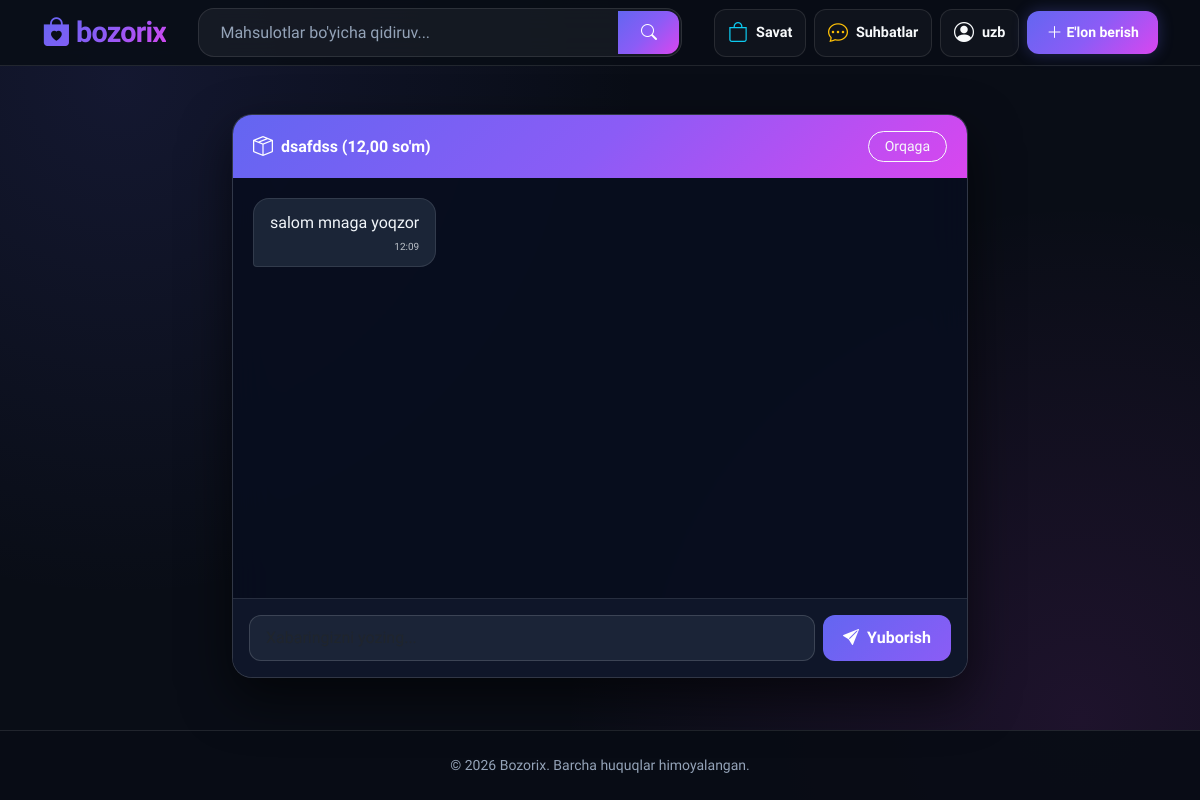
Screenshot of /chat/3/ (signed in) with the database file from the repository.
### apps/accounts/models.py (models this page shows, shortened)
class User(AbstractUser):
    class UserType(models.TextChoices):
        BUYER = 'BUYER', 'Xaridor'
        SELLER = 'SELLER', 'Sotuvchi'
        MODERATOR = 'MODERATOR', 'Moderator'
        ADMIN = 'ADMIN', 'Admin'
    email = models.EmailField('Email manzil', unique=True)
    phone = models.CharField('Telefon raqam', validators=[phone_regex], max_length=13, unique=True, null=True, blank=True)
    user_type = models.CharField('Foydalanuvchi turi', max_length=20, choices=UserType.choices, default=UserType.BUYER)
    is_verified = models.BooleanField('Tasdiqlangan foydalanuvchi', default=False)
    created_at = models.DateTimeField(auto_now_add=True)
    updated_at = models.DateTimeField(auto_now=True)
    USERNAME_FIELD = 'username'
    REQUIRED_FIELDS = ['email']
    class Meta:
        verbose_name = 'Foydalanuvchi'
        verbose_name_plural = 'Foydalanuvchilar'
        ordering = ['-created_at']

### apps/chat/models.py (models this page shows, shortened)
class Dialog(models.Model):
    product = models.ForeignKey(Product, on_delete=models.CASCADE, related_name='dialogs')
    sender = models.ForeignKey(settings.AUTH_USER_MODEL, on_delete=models.CASCADE, related_name='sent_dialogs')
    recipient = models.ForeignKey(settings.AUTH_USER_MODEL, on_delete=models.CASCADE, related_name='received_dialogs')
    created_at = models.DateTimeField(auto_now_add=True)
    class Meta:
        unique_together = ('product', 'sender', 'recipient')

class Message(models.Model):
    dialog = models.ForeignKey(Dialog, on_delete=models.CASCADE, related_name='messages')
    sender = models.ForeignKey(settings.AUTH_USER_MODEL, on_delete=models.CASCADE)
    text = models.TextField()
    is_read = models.BooleanField(default=False)
    created_at = models.DateTimeField(auto_now_add=True)
    class Meta:
        ordering = ['created_at']

### apps/products/models.py (models this page shows, shortened)
class Product(models.Model):
    class Condition(models.TextChoices):
        NEW = 'NEW', 'Yangi'
        USED = 'USED', 'Ishlatilgan'
        REFURBISHED = 'REFURBISHED', 'Tiklangani (Refurbished)'
    class Status(models.TextChoices):
        ACTIVE = 'ACTIVE', 'Faol'
        SOLD = 'SOLD', 'Sotilgan'
    seller = models.ForeignKey(settings.AUTH_USER_MODEL, on_delete=models.CASCADE, related_name='products', verbose_name='Sotuvchi')
    category = models.ForeignKey(Category, on_delete=models.SET_NULL, null=True, related_name='products', verbose_name='Kategoriya')
    title = models.CharField('E\'lon sarlavhasi', max_length=255)
    slug = models.SlugField('URL Slug', max_length=255, unique=True, blank=True)
    description = models.TextField('Batafsil tavsif')
    price = models.DecimalField('Narxi (so\'m)', max_digits=12, decimal_places=2)
    is_negotiable = models.BooleanField('Kelishtiriladi', default=False)
    phone_number = models.CharField('Aloqa uchun tel. raqam', max_length=20, blank=True, null=True, help_text="Masalan: +998901234567")
    condition = models.CharField('Holati', max_length=20, choices=Condition.choices, default=Condition.USED)
    status = models.CharField('E\'lon holati', max_length=20, choices=Status.choices, default=Status.ACTIVE)
    region = models.CharField('Viloyat', max_length=100)
    city = models.CharField('Tuman / Shahar', max_length=100)
    is_vip = models.BooleanField('VIP e\'lon', default=False)
    is_top = models.BooleanField('TOP e\'lon', default=False)
    views_count = models.PositiveIntegerField('Ko\'rishlar soni', default=0)
    created_at = models.DateTimeField('Yaratilgan vaqti', auto_now_add=True)
    updated_at = models.DateTimeField('Yangilangan vaqti', auto_now=True)
    class Meta:
        verbose_name = 'Mahsulot / E\'lon'
        verbose_name_plural = 'Mahsulotlar va E\'lonlar'
        ordering = ['-created_at']

### apps/chat/views.py (the view, shortened to what this page needs)
# urls.py: path('<int:dialog_id>/', views.dialog_detail_view, name='dialog_detail'),
@login_required
def dialog_detail_view(request, dialog_id):
    dialog = get_object_or_404(Dialog, id=dialog_id)
    if request.user not in [dialog.sender, dialog.recipient]:
        messages.error(request, "Ushbu suhbatni ko'rish uchun sizda ruxsat yo'q!")
        return redirect('chat:dialog_list')
    messages_qs = dialog.messages.all().order_by('created_at') if hasattr(Message, 'created_at') else dialog.messages.all()
    context = {
        'dialog': dialog,
        'chat_messages': messages_qs,
    }
    return render(request, 'chat/dialog_detail.html', context)

### templates/chat/dialog_detail.html (shortened to what this page needs)
{% extends 'base.html' %}
{% block content %}
<div class="row justify-content-center py-4">
    <div class="col-md-9 col-lg-8">
        <div class="chat-card">
            <div class="chat-header d-flex justify-content-between align-items-center">
                <div class="d-flex align-items-center gap-2">
                    <i class="bi bi-box-seam fs-5"></i>
                    <h6 class="mb-0 fw-bold">{{ dialog.product.title }} ({{ dialog.product.price }} so'm)</h6>
                </div>
                <a href="{% url 'chat:dialog_list' %}" class="btn btn-sm btn-outline-light rounded-pill px-3">Orqaga</a>
            </div>
            <div class="chat-body d-flex flex-column">
                {% for msg in chat_messages %}
                    <div class="d-flex mb-3 {% if msg.sender == request.user %}justify-content-end{% else %}justify-content-start{% endif %}">
                        <div class="msg-bubble {% if msg.sender == request.user %}msg-sent{% else %}msg-received{% endif %}">
                            <p class="mb-1 text-break">{{ msg.text }}</p>
                            <small class="d-block text-end opacity-75" style="font-size: 10px;">{{ msg.created_at|date:"H:i" }}</small>
                        </div>
                    </div>
                {% empty %}
                    <div class="my-auto text-center">
                        <i class="bi bi-chat-square-dots text-secondary fs-1 d-block mb-2"></i>
                        <p class="text-secondary mb-0">Suhbatni boshlash uchun pastga xabar yozing.</p>
                    </div>
                {% endfor %}
            </div>
            <div class="chat-footer">
                <form method="post" class="d-flex gap-2">
                    <input type="text" name="text" class="form-control form-control-dark" placeholder="Xabaringizni yozing..." required autocomplete="off">
                    <button type="submit" class="btn btn-send d-flex align-items-center gap-2">
                        <i class="bi bi-send-fill"></i> Yuborish
                    </button>
                </form>
            </div>
        </div>
    </div>
</div>
{% endblock %}

### templates/base.html (shortened to what this page needs)
<!DOCTYPE html>
<html lang="uz">
<head>
    <link href="https://cdn.jsdelivr.net/npm/bootstrap@5.3.2/dist/css/bootstrap.min.css" rel="stylesheet">
    <link href="https://cdn.jsdelivr.net/npm/bootstrap-icons@1.11.3/font/bootstrap-icons.min.css" rel="stylesheet">
</head>
<body>
    <header class="site-header sticky-top py-2">
        <div class="container">
            <div class="d-flex align-items-center justify-content-between gap-3">
                <a class="brand-logo" href="{% url 'products:product_list' %}">
                    <i class="bi bi-bag-heart-fill"></i>bozorix
                </a>
                <form class="search-box d-none d-md-flex flex-grow-1 mx-3" action="{% url 'products:product_list' %}" method="get" style="max-width: 550px;">
                    <div class="input-group">
                        <input type="search" name="q" class="form-control" placeholder="Mahsulotlar bo'yicha qidiruv..." value="{{ request.GET.q }}">
                        <button class="btn btn-search" type="submit"><i class="bi bi-search"></i></button>
                    </div>
                </form>
                <div class="d-flex align-items-center gap-2">
                    <a href="{% url 'products:cart_detail' %}" class="nav-icon-link d-flex align-items-center gap-2">
                        <i class="bi bi-bag fs-5 text-info"></i>
                        <span class="d-none d-lg-inline">Savat</span>
                    </a>
                    {% if user.is_authenticated %}
                        <a href="{% url 'chat:dialog_list' %}" class="nav-icon-link d-flex align-items-center gap-2">
                            <i class="bi bi-chat-dots fs-5 text-warning"></i>
                            <span class="d-none d-lg-inline">Suhbatlar</span>
                        </a>
                        <div class="dropdown user-dropdown">
                            <a href="#" class="nav-icon-link d-flex align-items-center gap-2 dropdown-toggle" data-bs-toggle="dropdown">
                                {% if user.avatar %}
                                    <img src="{{ user.avatar.url }}" class="rounded-circle" style="width: 28px; height: 28px; object-fit: cover;">
                                {% else %}
                                    <i class="bi bi-person-circle fs-5 style="color: var(--brand-primary)"></i>
                                {% endif %}
                                <span class="fw-semibold">{{ user.username }}</span>
                            </a>
                        </div>
                    {% else %}
                        <a href="{% url 'accounts:login' %}" class="btn btn-outline-light btn-sm fw-semibold me-1 rounded-3 px-3">Kirish</a>
                    {% endif %}
                    <a href="{% url 'products:product_create' %}" class="btn btn-create-post btn-sm d-flex align-items-center gap-1">
                        <i class="bi bi-plus-lg fs-6"></i> E'lon berish
                    </a>
                </div>
            </div>
        </div>
    </header>
    <main class="main-wrapper py-4">
        <div class="container">
            {% block content %}{% endblock %}
        </div>
    </main>
    <footer class="site-footer py-4 mt-auto">
        <div class="container text-center">
            <p class="m-0">&copy; {% now "Y" %} Bozorix. Barcha huquqlar himoyalangan.</p>
        </div>
    </footer>
</body>
</html>

### templates/base.html (style rules this page uses)
:root { --brand-primary: #6366f1; --brand-gradient: linear-gradient(135deg, #6366f1 0%, #8b5cf6 50%, #d946ef 100%); --brand-glow: rgba(99, 102, 241, 0.3); --bg-dark: #090d16; --surface-glass: rgba(18, 26, 43, 0.75); --border-glass: rgba(255, 255, 255, 0.1); --text-main: #f8fafc; --text-sub: #94a3b8; --radius-main: 16px; }
* { box-sizing: border-box; margin: 0; padding: 0; }
body { font-family: 'Plus Jakarta Sans', sans-serif; background-color: var(--bg-dark); color: var(--text-main); display: flex; flex-direction: column; min-height: 100vh; background-image: radial-gradient(circle at 10% 10%, rgba(99, 102, 241, 0.12) 0%, transparent 40%), radial-gradient(circle at 90% 90%, rgba(217, 70, 239, 0.1) 0%, transparent 40%); background-attachment: fixed; }
.main-wrapper { flex: 1; }
.site-header { background: rgba(9, 13, 22, 0.85); backdrop-filter: blur(16px); -webkit-backdrop-filter: blur(16px); border-bottom: 1px solid var(--border-glass); z-index: 1030; }
.brand-logo { font-weight: 800; font-size: 1.8rem; background: var(--brand-gradient); -webkit-background-clip: text; -webkit-text-fill-color: transparent; text-decoration: none; letter-spacing: -0.8px; display: inline-flex; align-items: center; gap: 6px; }
.search-box .input-group { background: rgba(255, 255, 255, 0.05); border: 1px solid var(--border-glass); border-radius: var(--radius-main); padding: 2px; transition: all 0.3s ease; }
.search-box .form-control { background: transparent; border: none; color: #ffffff; padding: 0.6rem 1.2rem; box-shadow: none; }
.search-box .form-control::placeholder { color: var(--text-sub); }
.search-box .btn-search { background: var(--brand-gradient); color: #ffffff; border-radius: 12px; padding: 0.55rem 1.4rem; font-weight: 600; border: none; transition: opacity 0.2s; }
.nav-icon-link { color: var(--text-main); text-decoration: none; font-size: 0.9rem; font-weight: 600; padding: 0.5rem 0.8rem; border-radius: 12px; background: rgba(255, 255, 255, 0.03); border: 1px solid var(--border-glass); transition: all 0.2s ease; position: relative; }
.user-dropdown .dropdown-toggle::after { display: none; }
.btn-create-post { background: var(--brand-gradient); border: none; color: #ffffff; font-weight: 700; border-radius: 12px; padding: 0.6rem 1.2rem; box-shadow: 0 0 15px var(--brand-glow); transition: all 0.3s ease; }
.site-footer { background: rgba(9, 13, 22, 0.95); border-top: 1px solid var(--border-glass); color: var(--text-sub); font-size: 0.875rem; }

### templates/chat/dialog_detail.html (style rules this page uses)
.chat-card { background: rgba(15, 23, 42, 0.85); backdrop-filter: blur(20px); -webkit-backdrop-filter: blur(20px); border: 1px solid rgba(255, 255, 255, 0.15); border-radius: 20px; overflow: hidden; box-shadow: 0 20px 50px rgba(0, 0, 0, 0.6); }
.chat-header { background: linear-gradient(135deg, #6366f1 0%, #8b5cf6 50%, #d946ef 100%); padding: 16px 20px; color: #ffffff; }
.chat-body { height: 420px; overflow-y: auto; padding: 20px; background: rgba(2, 6, 23, 0.5); }
.msg-bubble { max-width: 75%; padding: 12px 16px; border-radius: 16px; word-wrap: break-word; }
.msg-received { background: rgba(30, 41, 59, 0.9); color: #f1f5f9; border: 1px solid rgba(255, 255, 255, 0.1); border-bottom-left-radius: 4px; }
.chat-footer { padding: 16px; background: rgba(15, 23, 42, 0.95); border-top: 1px solid rgba(255, 255, 255, 0.1); }
.form-control-dark { background: rgba(30, 41, 59, 0.8) !important; border: 1px solid rgba(255, 255, 255, 0.15) !important; color: #ffffff !important; border-radius: 12px; padding: 10px 16px; }
.btn-send { background: linear-gradient(135deg, #6366f1 0%, #8b5cf6 100%); color: #ffffff; border: none; border-radius: 12px; font-weight: 600; padding: 10px 20px; transition: all 0.3s ease; }

### rows the page displays
User: username "uzb"
Dialog: product "dsafdss", product.price "12,00"
Message: text "salom mnaga yoqzor", created_at "12:09"
